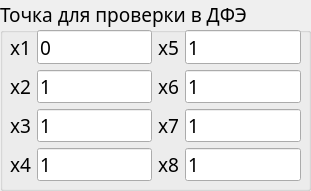
  <widget class="QGroupBox" name="groupBox_6">
   <property name="geometry">
    <rect>
     <x>350</x>
     <y>370</y>
     <width>311</width>
     <height>191</height>
    </rect>
   </property>
   <property name="font">
    <font>
     <family>Monaco</family>
     <pointsize>14</pointsize>
    </font>
   </property>
   <property name="title">
    <string>Точка для проверки в ДФЭ</string>
   </property>
   <widget class="QWidget" name="gridLayoutWidget_7">
    <property name="geometry">
     <rect>
      <x>10</x>
      <y>30</y>
      <width>291</width>
      <height>151</height>
     </rect>
    </property>
    <layout class="QGridLayout" name="gridLayout_9">
     <item row="3" column="0">
      <widget class="QLabel" name="label_a_17">
       <property name="font">
        <font>
         <family>Monaco</family>
         <pointsize>14</pointsize>
        </font>
       </property>
       <property name="text">
        <string notr="true">x4</string>
       </property>
      </widget>
     </item>
     <item row="1" column="0">
      <widget class="QLabel" name="label_a_18">
       <property name="font">
        <font>
         <family>Monaco</family>
         <pointsize>14</pointsize>
        </font>
       </property>
       <property name="text">
        <string notr="true">x2</string>
       </property>
      </widget>
     </item>
     <item row="2" column="0">
      <widget class="QLabel" name="label_a_19">
       <property name="font">
        <font>
         <family>Monaco</family>
         <pointsize>14</pointsize>
        </font>
       </property>
       <property name="text">
        <string notr="true">x3</string>
       </property>
      </widget>
     </item>
     <item row="0" column="0">
      <widget class="QLabel" name="label_a_16">
       <property name="font">
        <font>
         <family>Monaco</family>
         <pointsize>14</pointsize>
        </font>
       </property>
       <property name="text">
        <string notr="true">x1</string>
       </property>
      </widget>
     </item>
     <item row="3" column="2">
      <widget class="QLineEdit" name="line_edit_x4_partial">
       <property name="font">
        <font>
         <family>Monaco</family>
         <pointsize>14</pointsize>
        </font>
       </property>
       <property name="text">
        <string>1</string>
       </property>
      </widget>
     </item>
     <item row="0" column="4">
      <widget class="QLineEdit" name="line_edit_x5_partial">
       <property name="font">
        <font>
         <family>Monaco</family>
         <pointsize>14</pointsize>
        </font>
       </property>
       <property name="text">
        <string>1</string>
       </property>
      </widget>
     </item>
     <item row="0" column="2">
      <widget class="QLineEdit" name="line_edit_x1_partial">
       <property name="font">
        <font>
         <family>Monaco</family>
         <pointsize>14</pointsize>
        </font>
       </property>
       <property name="text">
        <string>0</string>
       </property>
      </widget>
     </item>
     <item row="2" column="2">
      <widget class="QLineEdit" name="line_edit_x3_partial">
       <property name="font">
        <font>
         <family>Monaco</family>
         <pointsize>14</pointsize>
        </font>
       </property>
       <property name="text">
        <string>1</string>
       </property>
      </widget>
     </item>
     <item row="1" column="2">
      <widget class="QLineEdit" name="line_edit_x2_partial">
       <property name="font">
        <font>
         <family>Monaco</family>
         <pointsize>14</pointsize>
        </font>
       </property>
       <property name="text">
        <string>1</string>
       </property>
      </widget>
     </item>
     <item row="0" column="3">
      <widget class="QLabel" name="label_a_20">
       <property name="font">
        <font>
         <family>Monaco</family>
         <pointsize>14</pointsize>
        </font>
       </property>
       <property name="text">
        <string notr="true">x5</string>
       </property>
      </widget>
     </item>
     <item row="1" column="4">
      <widget class="QLineEdit" name="line_edit_x6_partial">
       <property name="font">
        <font>
         <family>Monaco</family>
         <pointsize>14</pointsize>
        </font>
       </property>
       <property name="text">
        <string>1</string>
       </property>
      </widget>
     </item>
     <item row="1" column="3">
      <widget class="QLabel" name="label_a_21">
       <property name="font">
        <font>
         <family>Monaco</family>
         <pointsize>14</pointsize>
        </font>
       </property>
       <property name="text">
        <string notr="true">x6</string>
       </property>
      </widget>
     </item>
     <item row="2" column="3">
      <widget class="QLabel" name="label_a_28">
       <property name="font">
        <font>
         <family>Monaco</family>
         <pointsize>14</pointsize>
        </font>
       </property>
       <property name="text">
        <string notr="true">x7</string>
       </property>
      </widget>
     </item>
     <item row="3" column="3">
      <widget class="QLabel" name="label_a_27">
       <property name="font">
        <font>
         <family>Monaco</family>
         <pointsize>14</pointsize>
        </font>
       </property>
       <property name="text">
        <string notr="true">x8</string>
       </property>
      </widget>
     </item>
     <item row="2" column="4">
      <widget class="QLineEdit" name="line_edit_x7_partial">
       <property name="font">
        <font>
         <family>Monaco</family>
         <pointsize>14</pointsize>
        </font>
       </property>
       <property name="text">
        <string>1</string>
       </property>
      </widget>
     </item>
     <item row="3" column="4">
      <widget class="QLineEdit" name="line_edit_x8_partial">
       <property name="font">
        <font>
         <family>Monaco</family>
         <pointsize>14</pointsize>
        </font>
       </property>
       <property name="text">
        <string>1</string>
       </property>
      </widget>
     </item>
    </layout>
   </widget>
  </widget>
